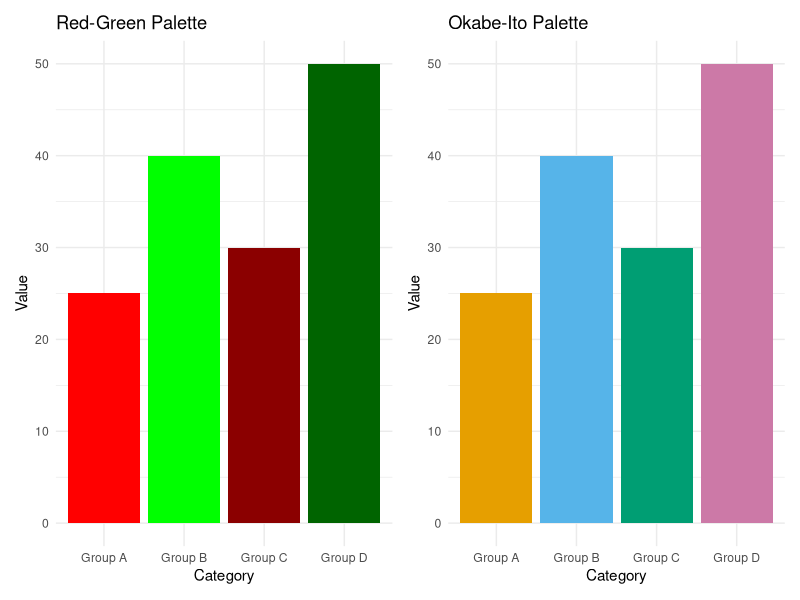
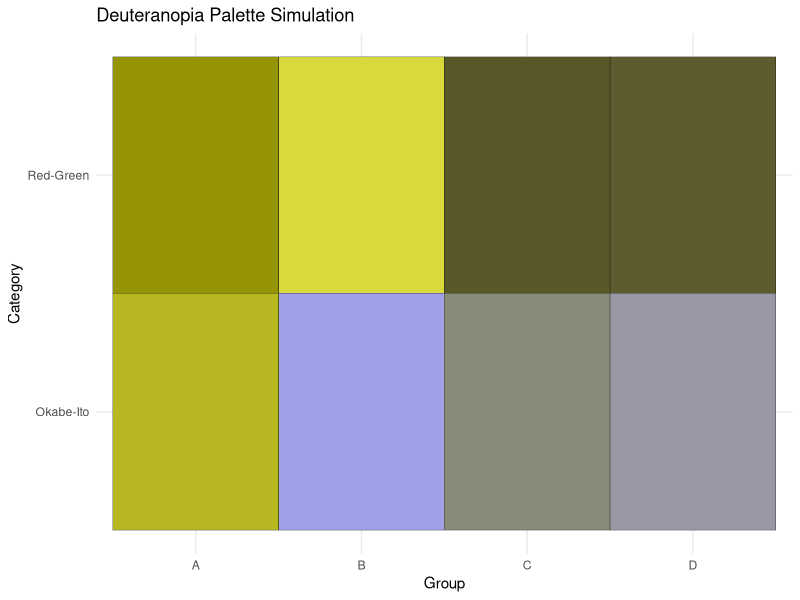

The R source for these figures, in order:
library(ggplot2)
library(dichromat)
library(patchwork)

values <- data.frame(
  Category = c("Group A", "Group B", "Group C", "Group D"),
  Value = c(25, 40, 30, 50)
)

red_green <- c("red", "green", "darkred", "darkgreen")

okabe_ito <- c(
  "#E69F00",
  "#56B4E9",
  "#009E73",
  "#CC79A7"
)

p1 <- ggplot(
  values,
  aes(x = Category, y = Value, fill = Category)
) +
  geom_col() +
  scale_fill_manual(values = red_green) +
  labs(title = "Red-Green Palette") +
  theme_minimal() +
  theme(legend.position = "none")

p2 <- ggplot(
  values,
  aes(x = Category, y = Value, fill = Category)
) +
  geom_col() +
  scale_fill_manual(values = okabe_ito) +
  labs(title = "Okabe-Ito Palette") +
  theme_minimal() +
  theme(legend.position = "none")

p1 + p2

# Simulate deuteranopia
red_green_sim <- dichromat(red_green, type = "deutan")

okabe_ito_sim <- dichromat(okabe_ito, type = "deutan")

cat("Red-Green palette after deuteranopia simulation:\n")
print(red_green_sim)

cat("Okabe-Ito palette after deuteranopia simulation:\n")
print(okabe_ito_sim)

# Display simulated palettes
palette_data <- data.frame(
  Category = rep(c("Red-Green", "Okabe-Ito"), each = 4),
  Colour = c(red_green_sim, okabe_ito_sim),
  Group = rep(c("A", "B", "C", "D"), 2)
)

ggplot(
  palette_data,
  aes(x = Group, y = Category, fill = Colour)
) +
  geom_tile(colour = "black") +
  scale_fill_identity() +
  labs(title = "Deuteranopia Palette Simulation") +
  theme_minimal()
